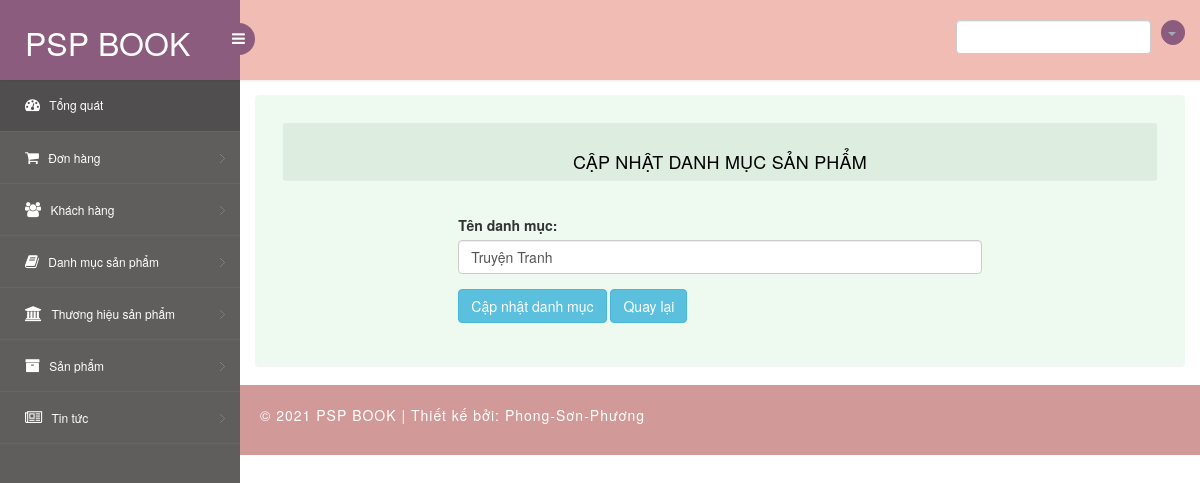
Page /Admin/suadanhmuc.php?suadanhmuc_id=1 on the earlier database version.
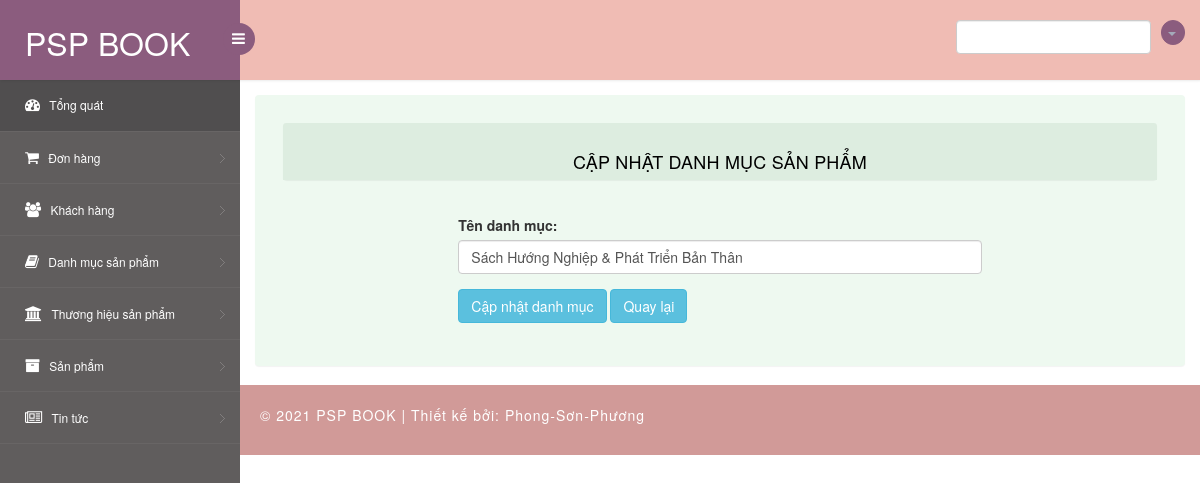
Same page on the later database version.
### tables this page shows
CREATE TABLE `tbl_category` (
  `category_id` int(11) NOT NULL,
  `category_name` varchar(100) NOT NULL
);

### Admin/suadanhmuc.php (the view, shortened to what this page needs)
<?php
include('../database/connectdb.php');
?>
<?php
if(isset($_GET['suadanhmuc_id']))
{
    $sql_query =mysqli_query($con, "SELECT * FROM tbl_category WHERE category_id=".$_GET['suadanhmuc_id']);
    $sql_kq = mysqli_fetch_array($sql_query);
}
        ?>
<!DOCTYPE html>
<head>
<link rel="stylesheet" href="css/bootstrap.min.css" >
<link href="css/style.css" rel='stylesheet' type='text/css' />
<link href="css/style-responsive.css" rel="stylesheet"/>
<link href="css/bootstrap.min.css" rel="stylesheet" type="text/css" media="all"/>
<link rel="stylesheet" href="css/font.css" type="text/css"/>
<link href="css/font-awesome.css" rel="stylesheet">
<link rel="stylesheet" href="css/morris.css" type="text/css"/>
<link rel="stylesheet" href="css/monthly.css">
</head>
<body>
<?php
include('include/header.php') ;
include('include/aside.php') ;
?>
<section id="main-content">
	<section class="wrapper">
        <div class="form-w3layouts">
            <div class="row">
                <div class="col-lg-12">
                    <section class="panel">
                        <header class="panel-heading">Cập nhật danh mục sản phẩm</header>
                    </section>
                    <div class="panel-body">
                        <div class="position-center">
                            <form role="form" action="#" method="POST">
                                <div class="form-group">
                                    <label for="exampleInputEmail1">Tên danh mục:</label>
                                    <input type="text" value="<?php echo $sql_kq['category_name'] ?>" class="form-control" name="category_product_name" id="exampleInputEmail1" placeholder="tên danh mục">
                                </div>
                                <button type="submit" name="update_category" class="btn btn-info">Cập nhật danh mục</button>
                                <button type="submit" name="btn-thoat" class="btn btn-info">Quay lại</button>
                            </form>
                        </div>
                    </div>
                </div>
            </div>
        </div>
</section>
<div class="footer">
    <div class="wthree-copyright">
        <p>© 2021 PSP BOOK | Thiết kế bởi: Phong-Sơn-Phương</p>
    </div>
</div>
</section>
</body>
</html>

Differences in the rows shown:
changed tbl_category: category_product_name "Truyện Tranh" → "Sách Hướng Nghiệp & Phát Triển Bản Thân"
